Frame 1 (no input): blank canvas, image omitted
Frame 60 (no input): blank canvas, image omitted
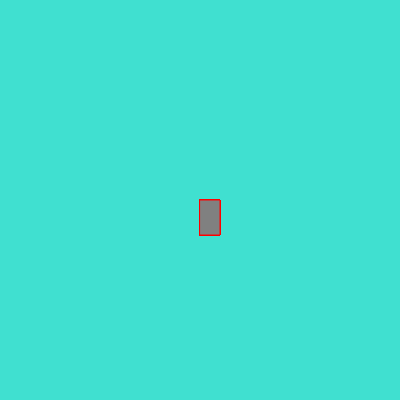
Frame 120 (the mouse pressed at the canvas centre since frame 60)

The p5.js sketch whose frames 1 and 60 were blank and that drew this single picture after the mouse press (run headless with seeded random() and noise() and a simulated clock; from frame 60 on, the mouse is pressed at the canvas centre):

// p5.js sketch
// ── sketch.js
function setup() {
  createCanvas(400, 400);
  background("turquoise");
}

function draw() {
  
  stroke("red")
  fill("gray")
  //console.log(mouseIsPressed)
  if(mouseIsPressed){rect(mouseX,mouseY,20,35);
}
}
